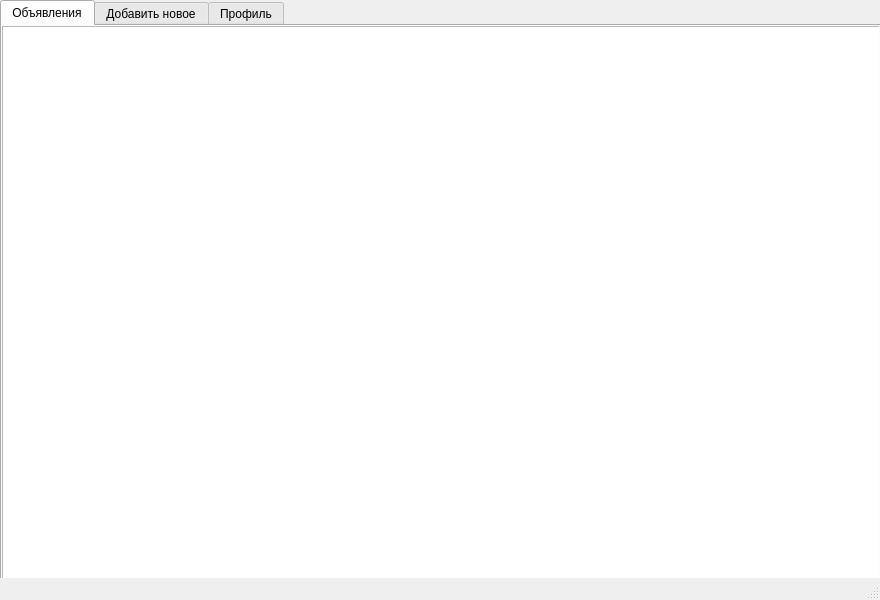
<?xml version="1.0" encoding="UTF-8"?>
<ui version="4.0">
 <class>HomeViewController</class>
 <widget class="QMainWindow" name="HomeViewController">
  <property name="geometry">
   <rect>
    <x>0</x>
    <y>0</y>
    <width>880</width>
    <height>600</height>
   </rect>
  </property>
  <property name="windowTitle">
   <string>MainWindow</string>
  </property>
  <widget class="QWidget" name="centralwidget">
   <widget class="QTabWidget" name="tabWidget">
    <property name="geometry">
     <rect>
      <x>0</x>
      <y>0</y>
      <width>881</width>
      <height>581</height>
     </rect>
    </property>
    <property name="currentIndex">
     <number>0</number>
    </property>
    <widget class="QWidget" name="homeViewController">
     <attribute name="title">
      <string>Объявления</string>
     </attribute>
     <widget class="QTableView" name="tableView">
      <property name="geometry">
       <rect>
        <x>0</x>
        <y>0</y>
        <width>881</width>
        <height>561</height>
       </rect>
      </property>
     </widget>
    </widget>
    <widget class="QWidget" name="newPublicationViewController">
     <attribute name="title">
      <string>Добавить новое</string>
     </attribute>
     <widget class="QGraphicsView" name="imageViewPub">
      <property name="geometry">
       <rect>
        <x>10</x>
        <y>60</y>
        <width>256</width>
        <height>192</height>
       </rect>
      </property>
      <property name="verticalScrollBarPolicy">
       <enum>Qt::ScrollBarAlwaysOff</enum>
      </property>
      <property name="horizontalScrollBarPolicy">
       <enum>Qt::ScrollBarAlwaysOff</enum>
      </property>
      <property name="sizeAdjustPolicy">
       <enum>QAbstractScrollArea::AdjustToContents</enum>
      </property>
     </widget>
     <widget class="QLineEdit" name="productName">
      <property name="geometry">
       <rect>
        <x>340</x>
        <y>60</y>
        <width>171</width>
        <height>20</height>
       </rect>
      </property>
      <property name="placeholderText">
       <string>Название</string>
      </property>
     </widget>
     <widget class="QLabel" name="topLabel">
      <property name="geometry">
       <rect>
        <x>300</x>
        <y>10</y>
        <width>181</width>
        <height>21</height>
       </rect>
      </property>
      <property name="text">
       <string>&lt;html&gt;&lt;head/&gt;&lt;body&gt;&lt;p align=&quot;center&quot;&gt;&lt;span style=&quot; font-size:12pt;&quot;&gt;Добавить объявление&lt;/span&gt;&lt;/p&gt;&lt;/body&gt;&lt;/html&gt;</string>
      </property>
     </widget>
     <widget class="QLineEdit" name="aboutTextField">
      <property name="geometry">
       <rect>
        <x>342</x>
        <y>119</y>
        <width>361</width>
        <height>141</height>
       </rect>
      </property>
      <property name="alignment">
       <set>Qt::AlignLeading|Qt::AlignLeft|Qt::AlignTop</set>
      </property>
      <property name="placeholderText">
       <string>Описание</string>
      </property>
     </widget>
     <widget class="QLineEdit" name="numberTextField">
      <property name="geometry">
       <rect>
        <x>30</x>
        <y>330</y>
        <width>221</width>
        <height>20</height>
       </rect>
      </property>
      <property name="placeholderText">
       <string>Номер телефона</string>
      </property>
     </widget>
     <widget class="QPushButton" name="publicationButton">
      <property name="geometry">
       <rect>
        <x>680</x>
        <y>490</y>
        <width>75</width>
        <height>23</height>
       </rect>
      </property>
      <property name="text">
       <string>Публикация</string>
      </property>
     </widget>
     <widget class="QPushButton" name="toAddImage">
      <property name="geometry">
       <rect>
        <x>140</x>
        <y>270</y>
        <width>121</width>
        <height>21</height>
       </rect>
      </property>
      <property name="text">
       <string>Добавить картинку</string>
      </property>
     </widget>
    </widget>
    <widget class="QWidget" name="profileViewController">
     <attribute name="title">
      <string>Профиль</string>
     </attribute>
     <widget class="QGraphicsView" name="graphicsView">
      <property name="geometry">
       <rect>
        <x>10</x>
        <y>10</y>
        <width>221</width>
        <height>161</height>
       </rect>
      </property>
     </widget>
     <widget class="QLabel" name="label">
      <property name="geometry">
       <rect>
        <x>270</x>
        <y>10</y>
        <width>241</width>
        <height>16</height>
       </rect>
      </property>
      <property name="text">
       <string>Имя пользователя</string>
      </property>
     </widget>
     <widget class="QLabel" name="label_2">
      <property name="geometry">
       <rect>
        <x>270</x>
        <y>40</y>
        <width>231</width>
        <height>16</height>
       </rect>
      </property>
      <property name="text">
       <string>Объявления</string>
      </property>
     </widget>
     <widget class="QTableView" name="tableView_2">
      <property name="geometry">
       <rect>
        <x>0</x>
        <y>180</y>
        <width>881</width>
        <height>381</height>
       </rect>
      </property>
     </widget>
     <widget class="QPushButton" name="logoutButtonClicked">
      <property name="geometry">
       <rect>
        <x>770</x>
        <y>40</y>
        <width>80</width>
        <height>21</height>
       </rect>
      </property>
      <property name="text">
       <string>Выйти</string>
      </property>
     </widget>
    </widget>
   </widget>
  </widget>
  <widget class="QMenuBar" name="menubar">
   <property name="geometry">
    <rect>
     <x>0</x>
     <y>0</y>
     <width>880</width>
     <height>20</height>
    </rect>
   </property>
  </widget>
  <widget class="QStatusBar" name="statusbar"/>
 </widget>
 <resources/>
 <connections/>
</ui>
